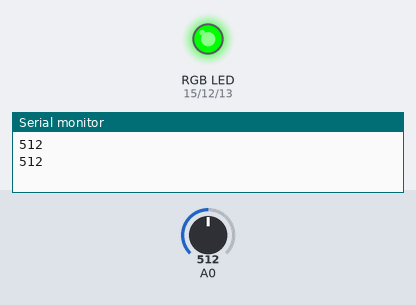
This sketch was run on a simulated Arduino Uno, built with avr-gcc and run on an emulated ATmega328P. On the bench: an RGB LED mixed from three pins (HIGH = lit), the last lines printed to the serial monitor. The test bench sets the inputs (shaded band); at power-on: A0 = 512.

Above: at 2.8 s.
2.9 s: A0 set to 528
At 4.8 s:
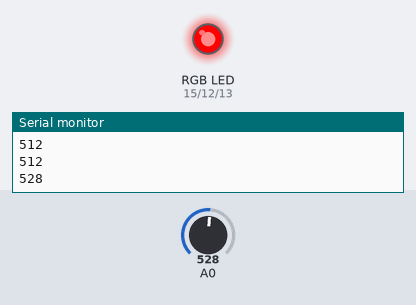
5.6 s: A0 set to 511
At 6.3 s:
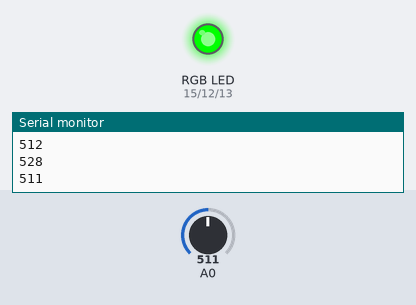
8.3 s: A0 set to 716
At 10.6 s:
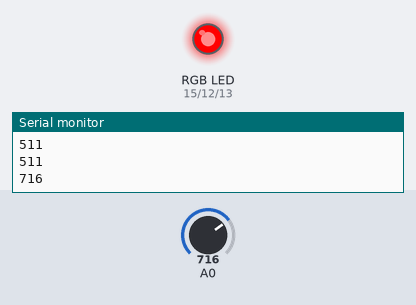
Timing chart, 0 to 12.1 s (numbered marks = the images above; inputs shaded):
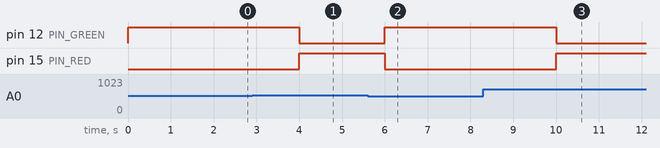

The sketch:

ldr_rgb.ino
```cpp
/* Read LDR and write in LED RGB
 * Francis David (www.fdavid.com.br)
 *
 * Build with IDE Arduino 1.8.4
 *
 * REQUIREMENT
 *  LDR
 *  LED RGB
 */

#define PIN_GREEN 12
#define PIN_RED 15
#define PIN_BLUE 13

void setup() {
  pinMode(A0, INPUT);

  pinMode(PIN_GREEN, OUTPUT);
  pinMode(PIN_RED, OUTPUT);
  pinMode(PIN_BLUE, OUTPUT);

  Serial.begin(9600);
}

// the loop function runs over and over again forever
void loop() {
  int value = analogRead(A0);
  int adjust_low, adjust_high;

  adjust_high = map(value, 0, 1024, 0, 255);
  adjust_low = map(value, 0, 1024, 255, 0);

  Serial.println(value);

  analogWrite(PIN_GREEN, adjust_low);
  analogWrite(PIN_BLUE, 0);
  analogWrite(PIN_RED, adjust_high);

  delay(2000);                      // Wait for two seconds (to demonstrate the active low LED)
}
```

Measured:
- the behaviour switches between 514 and 515 on A0 (found by bisection; images 0 and 1)
- after the input at 2.9 s, pin 12 (PIN_GREEN): HIGH → LOW after 1.1 s; pin 15 (PIN_RED): LOW → HIGH after 1.1 s
- after the input at 5.6 s, pin 12 (PIN_GREEN): LOW → HIGH after 0.40 s; pin 15 (PIN_RED): HIGH → LOW after 0.40 s
- after the input at 8.3 s, pin 12 (PIN_GREEN): HIGH → LOW after 1.7 s; pin 15 (PIN_RED): LOW → HIGH after 1.7 s
